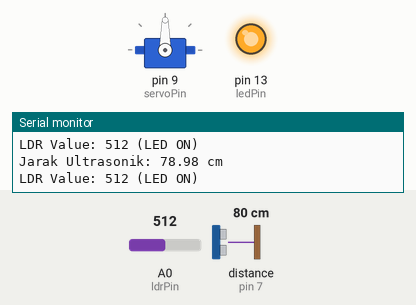
Recording of a sketch running on a simulated Arduino Uno, built with avr-gcc and run on an emulated ATmega328P. Parts: servo, output pins drawn as LEDs (lit = HIGH), the last lines printed to the serial monitor. Wiring (inferred from the names in the program): ultrasonic range finder: trigger pin 6; echo pin 7. The test bench sets the inputs (shaded band); at power-on: distance to the obstacle (sensor on pin 7) 80 cm, A0 (ldrPin) = 512. The echo pulse lasts 58.3 µs per cm; pins used as bus, display or sensor lines are not drawn.

Above: at 1.3 s.
1.4 s: distance to the obstacle (sensor on pin 7) set to 9 cm
2.9 s: distance to the obstacle (sensor on pin 7) set to 6 cm
At 4.2 s:
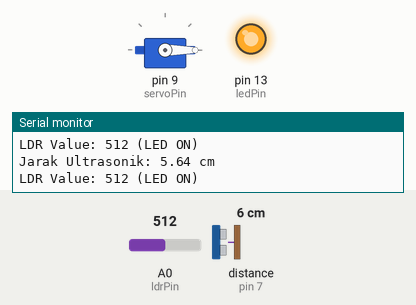
4.5 s: A0 (ldrPin) set to 993
7.5 s: A0 (ldrPin) set to 1012
At 8.2 s:
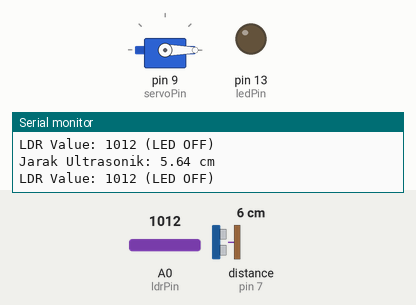
9.0 s: distance to the obstacle (sensor on pin 7) set to 18 cm
At 10.2 s:
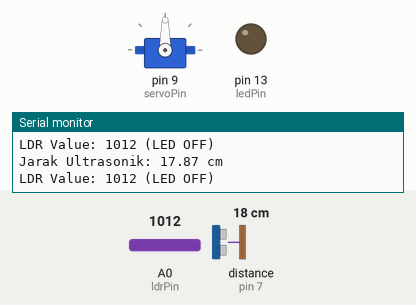
10.5 s: distance to the obstacle (sensor on pin 7) set to 2 cm
At 11.1 s:
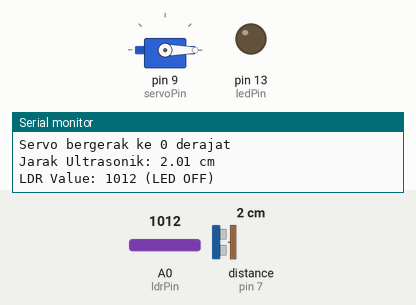
Timing chart, 0 to 13.1 s (numbered marks = the images above; inputs shaded):
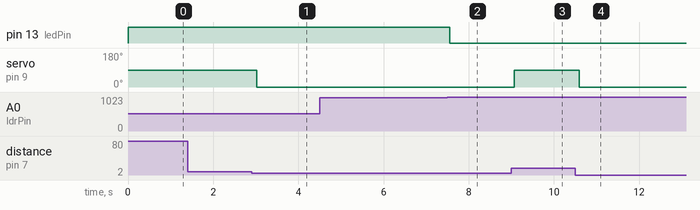

Measured:
- the behaviour switches between 8 and 7 cm on distance to the obstacle (sensor on pin 7) (found by bisection; images 0 and 1)
- the behaviour switches between 1000 and 1001 on A0 (ldrPin) (found by bisection; images 1 and 2)
- after the input at 2.9 s, servo on pin 9 (servoPin): 90° → 0° after 0.13 s
- after the input at 7.5 s, pin 13 (ledPin): HIGH → LOW after 0.06 s
- after the input at 9.0 s, servo on pin 9 (servoPin): 0° → 90° after 0.06 s
- after the input at 10.5 s, servo on pin 9 (servoPin): 90° → 0° after 0.09 s

The sketch:

sketch_jan4b.ino
```cpp
#include <Servo.h>

// Definisi pin untuk sensor ultrasonik
const int trigPin = 6;  // Pin Trigger
const int echoPin = 7;  // Pin Echo
Servo myServo;          // Objek servo
const int servoPin = 9; // Pin untuk servo

// Definisi pin untuk LDR dan LED
const int ledPin = 13;  // Pin untuk LED
const int ldrPin = A0;  // Pin untuk LDR
int ldrValue = 0;       // Variabel untuk membaca nilai LDR

// Variabel untuk posisi servo
int currentAngle = 90;  // Posisi awal servo pada 90 derajat

void setup() {
  // Serial monitor untuk debugging
  Serial.begin(9600);

  // Konfigurasi pin untuk ultrasonik
  pinMode(trigPin, OUTPUT);
  pinMode(echoPin, INPUT);

  // Konfigurasi pin untuk LDR dan LED
  pinMode(ledPin, OUTPUT);
  pinMode(ldrPin, INPUT);

  // Inisialisasi servo
  myServo.attach(servoPin);
  myServo.write(currentAngle); // Set posisi servo ke 90 derajat
}

void loop() {
  // Bagian Sensor Ultrasonik dan Servo
  digitalWrite(trigPin, LOW);
  delayMicroseconds(2);
  digitalWrite(trigPin, HIGH);
  delayMicroseconds(10);
  digitalWrite(trigPin, LOW);

  long duration = pulseIn(echoPin, HIGH);
  float distance = duration * 0.034 / 2;

  // Logika servo berdasarkan jarak
  if (distance <= 7 && currentAngle != 0) {
    myServo.write(0);   // Servo bergerak ke 0 derajat
    currentAngle = 0;   // Update posisi servo
    Serial.println("Servo bergerak ke 0 derajat");
  } else if (distance > 7 && currentAngle != 90) {
    myServo.write(90);  // Servo kembali ke 90 derajat
    currentAngle = 90;  // Update posisi servo
    Serial.println("Servo kembali ke 90 derajat");
  }

  // Tampilkan jarak di Serial Monitor
  Serial.print("Jarak Ultrasonik: ");
  Serial.print(distance);
  Serial.println(" cm");

  // Bagian Sensor LDR dan LED
  ldrValue = analogRead(ldrPin);

  if (ldrValue <= 1000) {
    digitalWrite(ledPin, HIGH); // Nyalakan LED
    Serial.print("LDR Value: ");
    Serial.print(ldrValue);
    Serial.println(" (LED ON)");
  } else {
    digitalWrite(ledPin, LOW); // Matikan LED
    Serial.print("LDR Value: ");
    Serial.print(ldrValue);
    Serial.println(" (LED OFF)");
  }

  // Jeda sebelum iterasi berikutnya
  delay(500);
}
```
